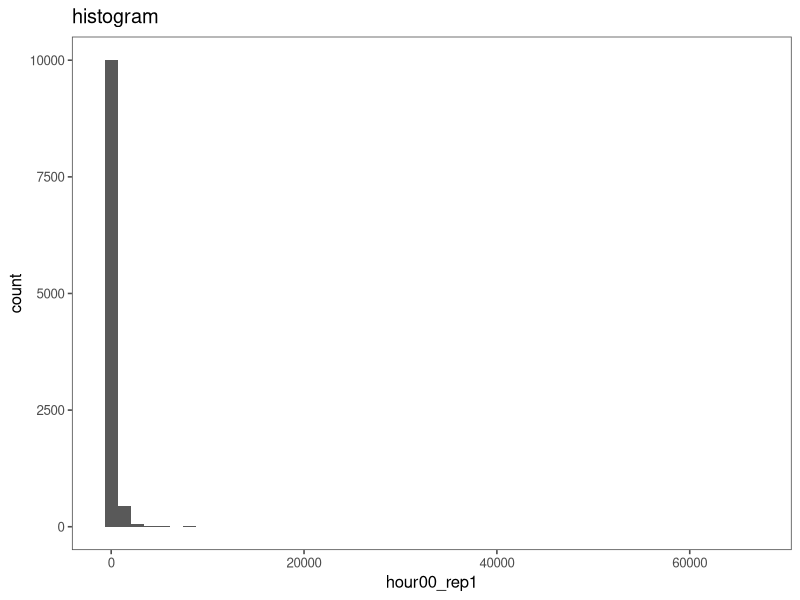
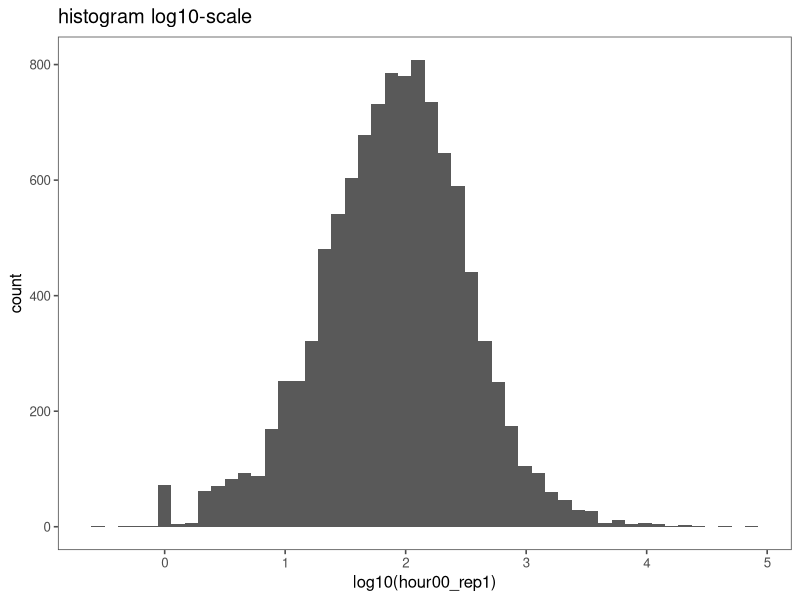
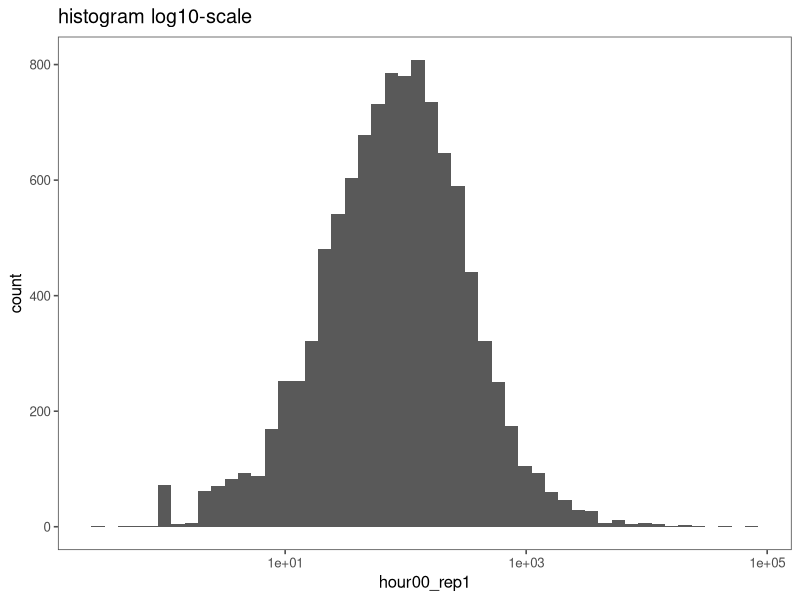
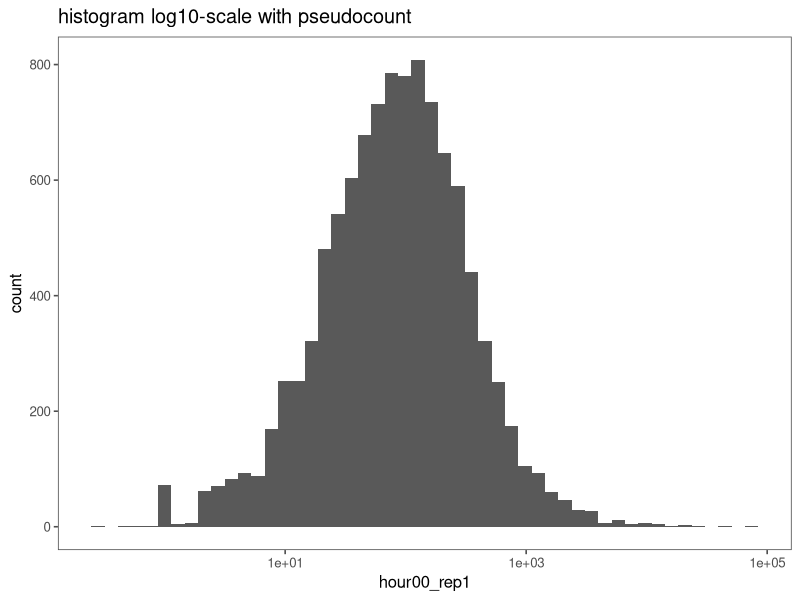
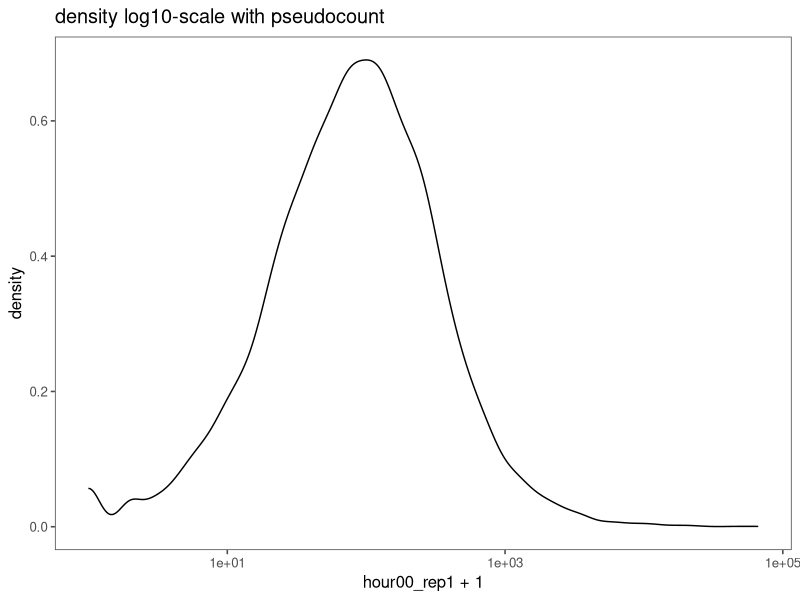
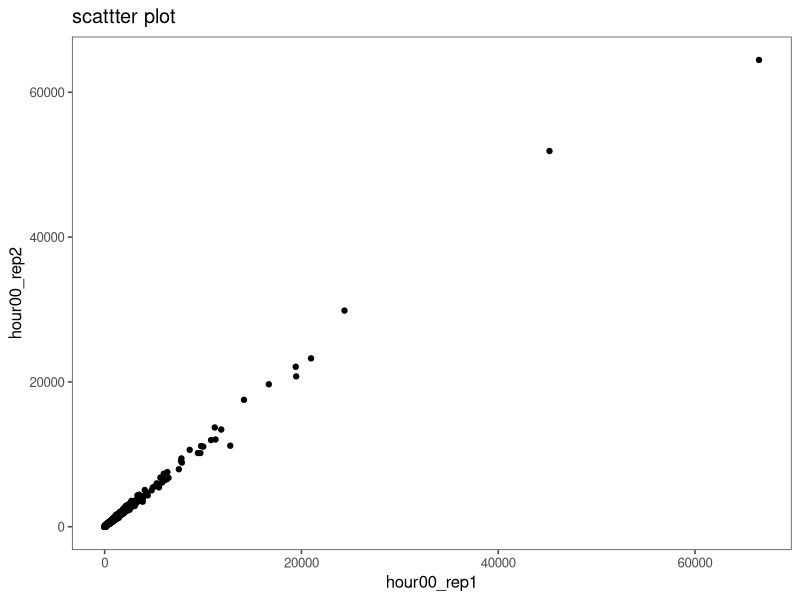
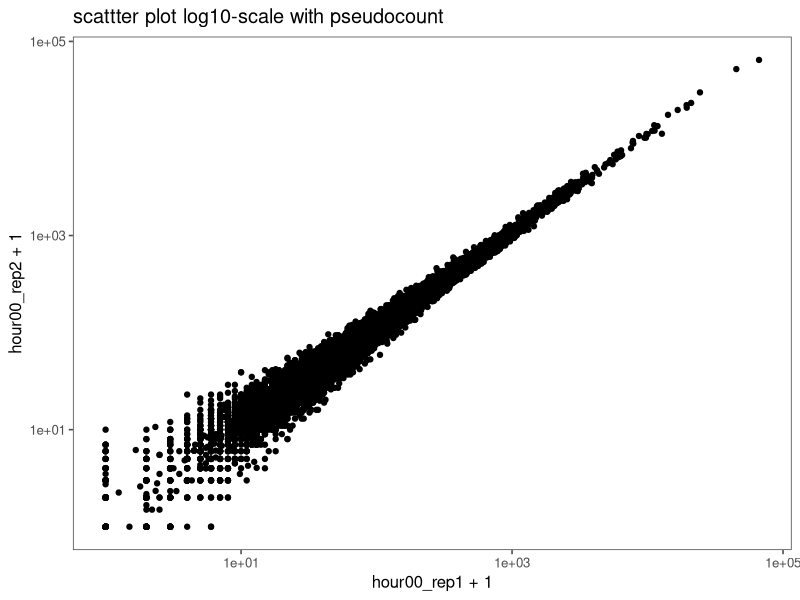
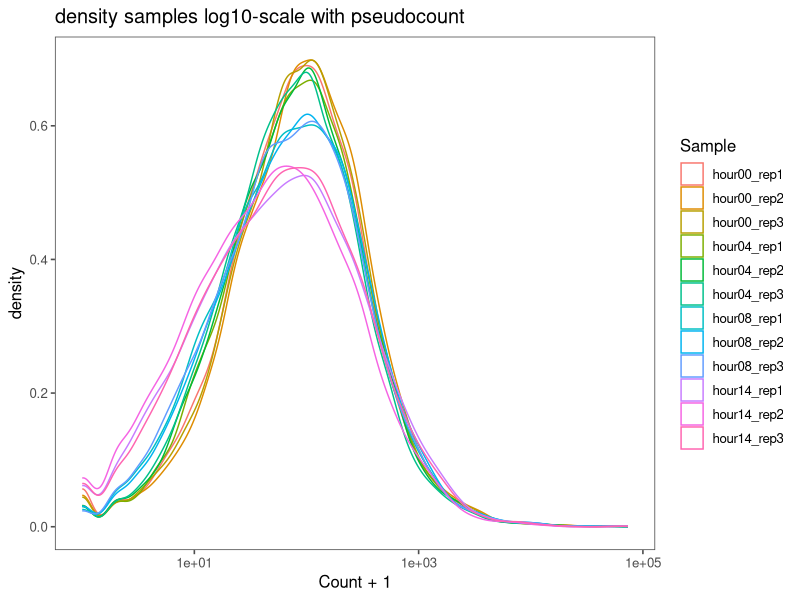

Reproduce these figures in R, in order.
## ---- chunk 1
knitr::opts_chunk$set(echo = TRUE, eval = FALSE)
## ---- chunk 2
# We need to load all the libraries we think are needed for this exercise.
library(here) # setting wdir
library(tidyverse) # data-warngling
library(reshape2) # converting data from wide-to-long and long-to-wide

library(ggplot2) # plotting
library(ggthemes) # pretty plotting themes
library(ggrepel) # make nice data point labels
library(scales) # nice annotating of x/y axes in plots
library(viridis) # nice color pallete

library(corrplot) # easy correlation plots

library(pheatmap) # easy heatmaps


## ---- chunk 3
here()

getwd()

# setwd()

data_genelevel <- read_delim(file = here("2-class2",
                                         "data",
                                         "data_genelevel.tsv"),
                   delim = "\t",
                   escape_double = FALSE,
                   trim_ws = TRUE)

dux_targets <- read_csv(file = here("2-class2",
                                    "data",
                                    "target_genes.csv"
                                    )
                        )

# lib_counts <- data.frame("lib"=colnames(data_genelevel[,-1]),
#                          "counts"=colSums(data_genelevel[,-1])
#                          )


summary(data_genelevel) # let's get a feel for the data - it is in long format



data_genelevel$target <- if_else(condition = data_genelevel$gene_symbol %in% dux_targets$hgnc_symbol,
        true = "target",
        false = "not_target"
          )

table(data_genelevel$target)

data_genelevel %>% group_by(target) %>% summarise_all(funs(mean))
# boo 'gene_symbol'

data_genelevel %>% group_by(target) %>% select(-gene_symbol) %>% summarise_all(funs(mean)) 

long_genelevel <- melt(data_genelevel) # convert from wide-to-long
names(long_genelevel) <- c("gene_symbol","Target","Sample", "Count") # rename columns

head(long_genelevel)
summary_target_sample <- long_genelevel %>% group_by(Target,Sample) %>% select(-gene_symbol) %>% summarise(Mean=mean(Count)) 

summary_target_sample

## ---- chunk 4

# histogram
ggplot(data = data_genelevel, aes(x = hour00_rep1)) +
  geom_histogram(bins = 50) +
  theme_few() +
  ggtitle("histogram")


# histogram log10-scale
ggplot(data = data_genelevel, aes(x = log10(hour00_rep1))) +
  geom_histogram(bins = 50) +
  theme_few() +
  ggtitle("histogram log10-scale")

# histogram log10-scale -> my preferred route
ggplot(data = data_genelevel, aes(x = hour00_rep1)) +
  geom_histogram(bins = 50) +
  scale_x_log10() +
  theme_few() +
  ggtitle("histogram log10-scale")

# histogram log10-scale with pseudocount
ggplot(data = data_genelevel, aes(x = hour00_rep1)) +
  geom_histogram(bins = 50) +
  scale_x_log10() +
  theme_few() +
  ggtitle("histogram log10-scale with pseudocount")


# density log10-scale with pseudocount
ggplot(data = data_genelevel, aes(x = hour00_rep1 + 1)) +
  geom_density(bins = 50) +
  scale_x_log10() +
  theme_few() +
  ggtitle("density log10-scale with pseudocount")

# scattter plot
ggplot(data = data_genelevel, aes(x = hour00_rep1, y = hour00_rep2)) +
  geom_point() + 
  theme_few() +
  ggtitle("scattter plot")

# scattter plot log10-scale with pseudocount
ggplot(data = data_genelevel, aes(x = hour00_rep1 + 1, y = hour00_rep2 + 1)) +
  geom_point() + 
  scale_x_log10() +
  scale_y_log10() +
  theme_few() +
  ggtitle("scattter plot log10-scale with pseudocount")


# density of all samples log10-scale with pseudocount
ggplot(long_genelevel, aes(x=Count + 1, color = Sample)) + 
  geom_density() +
  scale_x_log10() +
  theme_few() +
  theme(legend.position="right") +
  ggtitle("density samples log10-scale with pseudocount")

# boxplot of all samples log10-scale with pseudocount
ggplot(long_genelevel, aes(y=Count + 1, x = Sample, color = Sample)) + 
  geom_boxplot() +
  scale_y_log10() +
  theme_few() +
  theme(legend.position="right") +
  theme(axis.text.x = element_text(angle = 90, hjust = 1)) +
  ggtitle("boxplot samples log10-scale with pseudocount")

# violinplot of all samples log10-scale with pseudocount
ggplot(long_genelevel, aes(y=Count + 1, x = Sample, color = Sample)) + 
  geom_violin() +
  scale_y_log10() +
  theme_few() +
  theme(legend.position="right") +
  theme(axis.text.x = element_text(angle = 90, hjust = 1)) +
  ggtitle("violinplot samples log10-scale with pseudocount")



# jitterplot of Dux4 targets
ggplot(long_genelevel %>% filter(Target=="target"), aes(y=Count + 1, x = Sample, color = Sample)) + 
  geom_jitter(width = 0.25) +
  scale_y_log10() +
  theme_few() +
  theme(legend.position="right") +
  ggtitle("jitterplot samples log10-scale with pseudocount")



## ---- chunk 5
# keep only numeric columns for correlatioin
cor_data <- data_genelevel %>% select_if(is.numeric)


# pearson assumes a linear realationship!!
cor(x = cor_data$hour00_rep1, y = cor_data$hour00_rep2, method = "pearson")
cor(x = cor_data$hour00_rep1, y = log10(cor_data$hour00_rep2 + 1), method = "pearson")
cor(x = cor_data$hour00_rep1, y = log10(cor_data$hour00_rep2 + 1), method = "spearman")

# we can caclulate all pairwise correlation coefficients
# remember the pseudocounts! 
cor(x = log10(cor_data + 1), method = "pearson")

gene_cor_pearson <- cor(x = log10(cor_data + 1), method = "pearson")

gene_cor_spearman <- cor(x = cor_data, method = "spearman")



corrplot(corr = gene_cor_pearson,
         addCoefasPercent = T,
         addCoef.col = "white",
         number.cex = .8,
         diag = T
         )

corrplot(corr = gene_cor_spearman,
         addCoefasPercent = T,
         addCoef.col = "white",
         number.cex = .8,
         diag = T
         )


corrplot(corr = gene_cor_pearson,
         addCoefasPercent = T,
         addCoef.col = "white",
         number.cex = .8,
         diag = T,
         order = "hclust",
         addrect = 4,
         rect.col = "red",
         title = "Pearson"
         )

corrplot(corr = gene_cor_spearman,
         addCoefasPercent = T,
         addCoef.col = "white",
         number.cex = .8,
         diag = T,
         order = "hclust",
         addrect = 4,
         rect.col = "red",
         title = "Spearman"
         )



corrplot(corr = gene_cor_pearson,
         type = "upper",
         col = rev(viridis(20)),
         addCoefasPercent = T,
         addCoef.col = "white",
         number.cex = .8,
         diag = F,
         title = "Pearson Upper Triangular"
         )




## ---- chunk 6

pheatmap(mat = gene_cor_pearson,
         border_color = "black",
         cluster_rows = T,
         cluster_cols = T )

pheatmap(mat = gene_cor_pearson,
         clustering_method = "ward.D2", #specify clustering method
         border_color = "black",
         cluster_rows = T,
         cluster_cols = T )


heatmap_plot <- pheatmap(mat = gene_cor_pearson,
                         clustering_method = "ward.D2", #specify clustering method
                         clustering_distance_rows = "euclidean",
                           clustering_distance_columns = "euclidean",
                         border_color = "black",
                         cluster_rows = T,
                         cluster_cols = T )


plot(heatmap_plot$tree_row)

# keep only DUX4 targets
cor_data_targets <- data_genelevel %>% filter(target=="target") 

# take a look at column names
colnames(cor_data_targets)

# only keep the counts and convert to matrix
cor_data_targets_select <- as.matrix(cor_data_targets[,2:13])


#add rownames as gene symbols for easier clustering visualization
rownames(cor_data_targets_select) <- cor_data_targets$gene_symbol

# do all targets behave the same?
heatmap_cluster_targets <- pheatmap(mat = log10(cor_data_targets_select + 1),
                         clustering_method = "ward.D2", #specify clustering method
                         clustering_distance_rows = "euclidean",
                         border_color = "black",
                         cluster_rows = T,
                         cluster_cols = F # no need to cluster columns
                         )


plot(heatmap_cluster_targets$tree_row)


## ---- chunk 7

pca_data <- prcomp(log10(cor_data + 1), center = T, scale. = T) 

summary(pca_data) # summarize the PCs by variance
pca_data_info <- summary(pca_data) # assing the summary to the variable 'pca_data_info'
pca_data_info$importance[2,1] # then we can pull specific numbers out of 'pca_data_info'

## ---- chunk 8
pca_plot_data <- data.frame(pca_data$rotation) # we make a dataframe out of the rotations and will use this to plot


ggplot(pca_plot_data, aes(x=PC2, y=PC1)) +
  geom_point(size=2) +
  geom_text_repel(label=rownames(pca_plot_data)) +
  theme_few() +
  labs(ylab(paste("PC1 (%",100*round(pca_data_info$importance[2,1], digits = 3),")", sep = "")
)) +
  labs(xlab(paste("PC2 (%",100*round(pca_data_info$importance[2,2], digits = 3),")", sep = "")
)) +
  ggtitle("PCA analysis") 


pca_plot_data$ID <- rownames(pca_plot_data)
pca_plot_data <- pca_plot_data %>% separate(col = ID, sep = "_", into = c("time","rep"))


ggplot(pca_plot_data, aes(x=PC2, y=PC1)) +
  geom_point(size=2, aes(shape = rep, color = time)) +
  geom_text_repel(label=rownames(pca_plot_data)) +
  scale_color_manual(values = rev(viridis(4, option="D", end = .8))) +
  theme_few() +
  labs(ylab(paste("PC1 (%",100*round(pca_data_info$importance[2,1], digits = 3),")", sep = "")
)) +
  labs(xlab(paste("PC2 (%",100*round(pca_data_info$importance[2,2], digits = 3),")", sep = "")
)) +
  ggtitle("PCA analysis") 


## ---- chunk 9

head(long_genelevel)

ggplot(data = long_genelevel  %>% filter(gene_symbol=="DUXA"), aes(x = Sample, y = Count + 1)) +
  geom_point() +
  scale_y_log10() +
  theme_few() +
  theme(legend.position="right") +
  theme(axis.text.x = element_text(angle = 90, hjust = 1)) +
  ggtitle("log10 DUXA counts")

ggplot(data = long_genelevel, aes(x = Sample, y = Count +1, fill = Target)) +
  geom_boxplot() +
  scale_y_log10() +
  theme_few() +
  theme(legend.position="right") +
  theme(axis.text.x = element_text(angle = 90, hjust = 1)) +
  ggtitle("DUX4 targets vs not targets")


ggplot(data = long_genelevel, aes(x = Sample, y = Count +1, fill = Target)) +
  geom_boxplot(outlier.shape=NA) +
  scale_y_log10() +
  theme_few() +
  theme(legend.position="right") +
  theme(axis.text.x = element_text(angle = 90, hjust = 1)) +
  ggtitle("DUX4 targets vs not targets")

## ---- chunk 10
sessionInfo()
